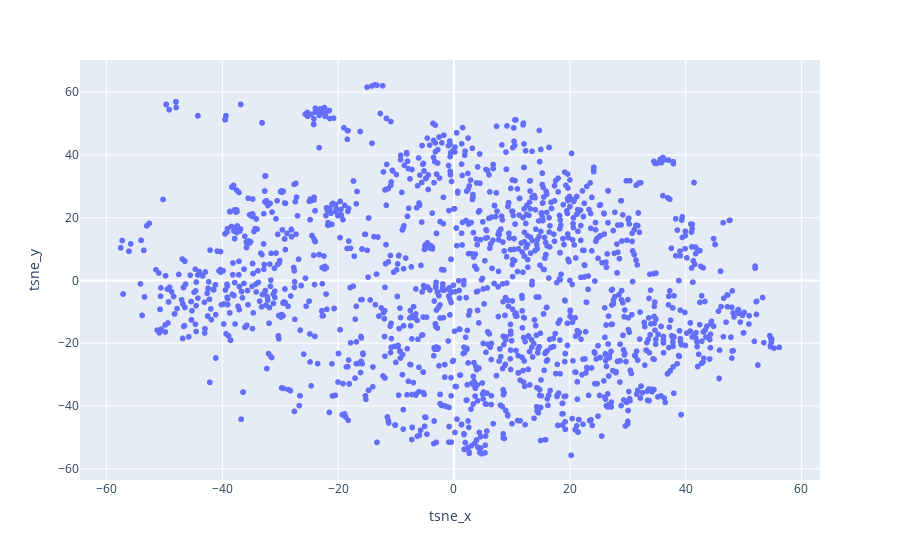

Notebook source saved alongside this figure:
### Code cell
#Visualize tsne clusters
fig = px.scatter(sentiment_df, x="tsne_x", y="tsne_y", hover_name="politician")
fig.show()

### Figure 1 — Plotly figure (JSON) as saved in the notebook; plotly's stock layout.template omitted (floating-point values rounded to 4 significant figures; data arrays with more than 128 entries replaced by an {"elided": "..."} marker saying what was removed)
{"data": [{"hovertemplate": "<b>%{hovertext}</b><br><br>tsne_x=%{x}<br>tsne_y=%{y}<extra></extra>", "hovertext": {"elided": "1762 str values"}, "legendgroup": "", "marker": {"color": "#636efa", "symbol": "circle"}, "mode": "markers", "name": "", "showlegend": false, "type": "scattergl", "x": {"elided": "1762 float values"}, "xaxis": "x", "y": {"elided": "1762 float values"}, "yaxis": "y"}], "layout": {"legend": {"tracegroupgap": 0}, "margin": {"t": 60}, "xaxis": {"anchor": "y", "domain": [0, 1], "title": {"text": "tsne_x"}}, "yaxis": {"anchor": "x", "domain": [0, 1], "title": {"text": "tsne_y"}}}}
